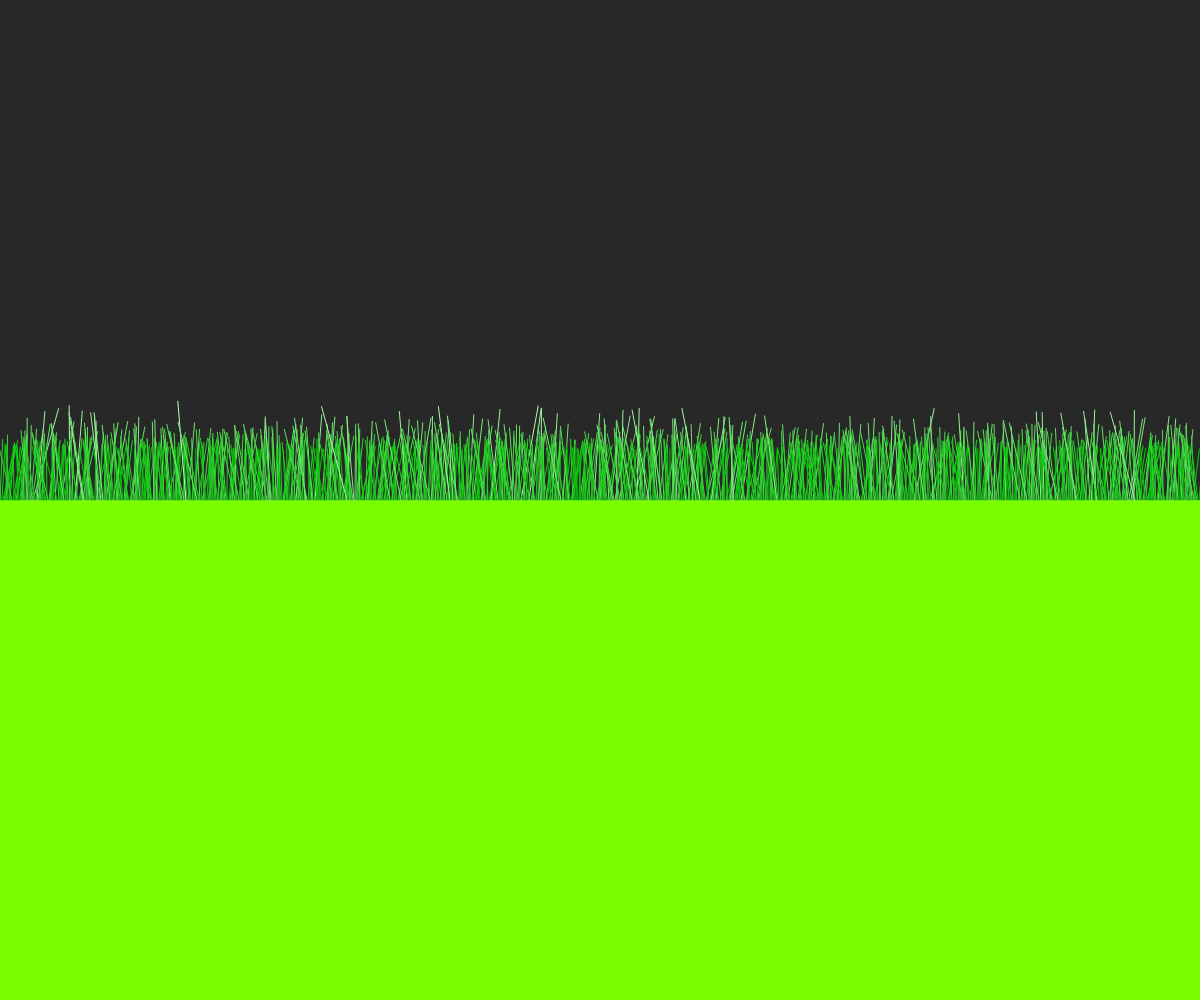
Frame 1 (no input)
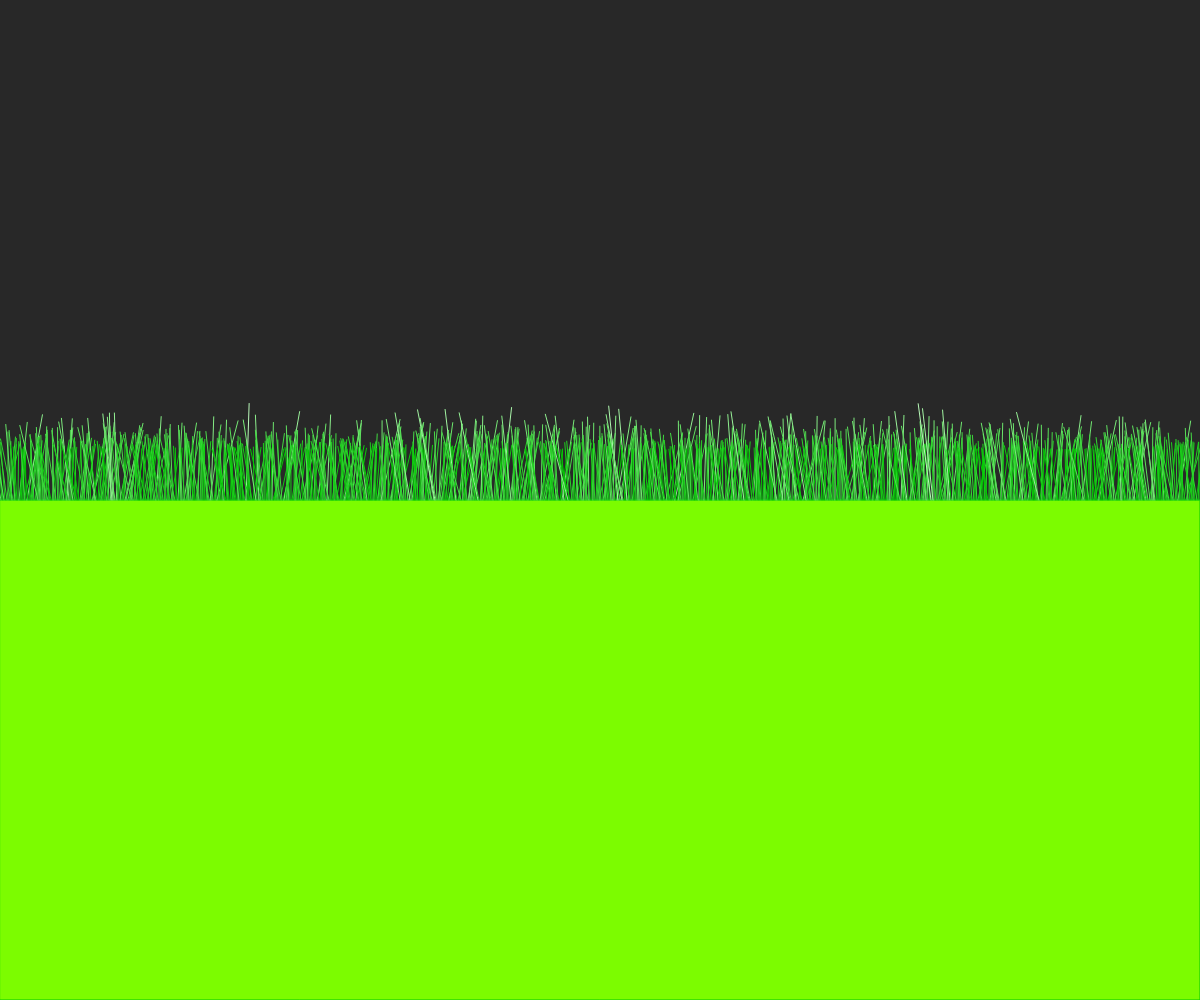
Frame 2 (the mouse pressed at the canvas centre, redrawn once)

The p5.js sketch that drew these frames (run headless with seeded random() and noise() and a simulated clock; the mouse was pressed at the canvas centre and the sketch redrawn once):

// p5.js sketch
// ── sketch.js
function setup() {
	createCanvas(windowWidth, windowHeight);

	noStroke();
	fill(255, 255, 255);

	noLoop();
}

function draw() {
	background(40, 40, 40);

	//drawing the field
	fill(124,252,0);
	rect(0, height * 0.5, width, height * 0.5);

	drawGrass(0, height * 0.5 - 100, width, 100);
	//stroke(240, 240, 240);
	//drawGrass(0, height * 0.5 - 100, width, 100);
	//drawGrass(0, height * 0.5 - 100, width, 100);
}

function drawGrass(left, top, width, height) {

	// random grass greenness
	// stroke(random(0, 124),255,random(0, 124));

	// loop from the left to the right, one pixel per step
	for (let x = left; x < left + width; x++) {
		
		// x and y are the base of the blade of grass
		const y = top + height;

		// height of the grass
		// pick lowest of three "rolls" to bias strongly towards short blades
		// with occasional long ones
		const bladeHeight = min(
			random(50, height),
			random(50, height),
			random(50, height),
		);
		
		stroke(map(bladeHeight, 50, height, 0, 200), map(bladeHeight, 50, height, 200, 255), map(bladeHeight, 50, height, 0, 200));

		// horizontal offset of top of blade relative to base
		// average two "rolls" to bias towards middle
		let bladeLean = (random(-1.5, 1.5) + random(-1.5, 1.5)) * 0.5;

		// scale lean by height so that shorter blades aren't more leany
		bladeLean = bladeLean * bladeHeight;

		// scaling factor to to taste
		bladeLean = bladeLean * 0.2;

		// draw the grass
		line(x, y, x + bladeLean, y - bladeHeight);
	}
}
